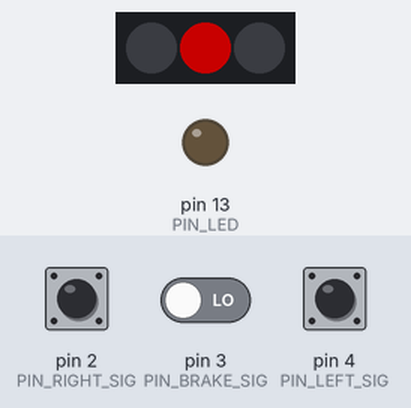
A sketch run on a simulated Arduino Uno, built with avr-gcc and run on an emulated ATmega328P. Parts: 3 RGB LEDs in strip order, left to right, output pins drawn as LEDs (lit = HIGH). The inputs (shaded band) are chosen by the test bench; at power-on: pin 2 (PIN_RIGHT_SIG) LOW, pin 3 (PIN_BRAKE_SIG) LOW, pin 4 (PIN_LEFT_SIG) LOW. Dim RGB values are drawn brighter than linear.

Above: at 1.2 s.
1.3 s: pin 2 (PIN_RIGHT_SIG) pulled HIGH for 3.2 s
At 2.7 s:
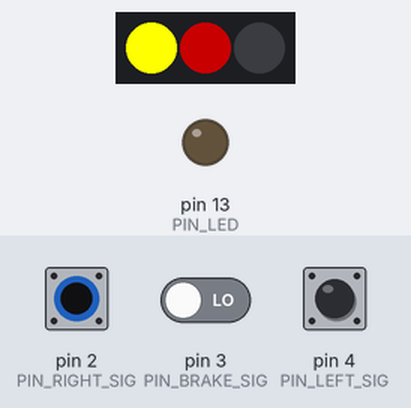
6.0 s: pin 3 (PIN_BRAKE_SIG) driven HIGH
At 6.7 s:
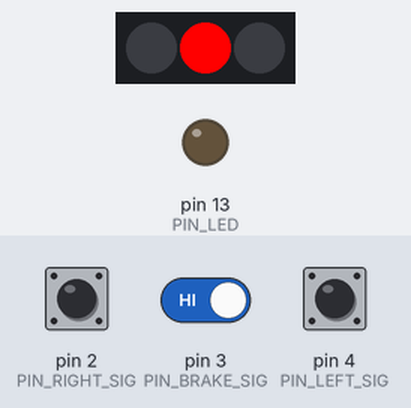
7.5 s: pin 2 (PIN_RIGHT_SIG) pulled HIGH for 1 s
At 8.4 s:
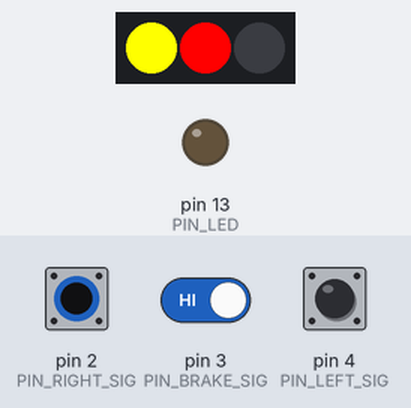
10.0 s: pin 4 (PIN_LEFT_SIG) pulled HIGH for 3.2 s
At 11.7 s:
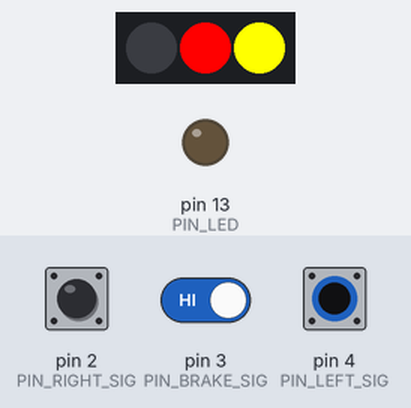
14.7 s: pin 2 (PIN_RIGHT_SIG) driven HIGH and pin 4 (PIN_LEFT_SIG) driven HIGH
At 15.15 s:
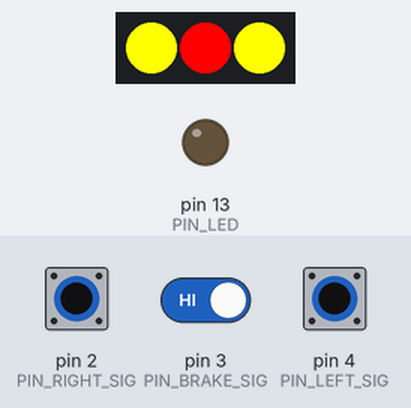
17.7 s: pin 2 (PIN_RIGHT_SIG) driven LOW
Timing chart, 0 to 20.5 s (numbered marks = the images above; inputs shaded):
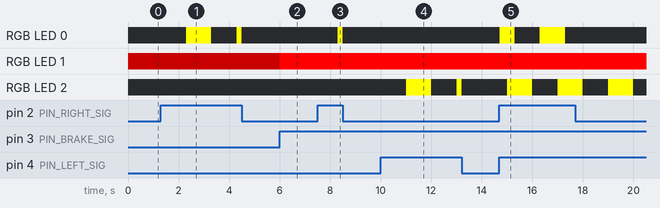

The sketch:

ws2811_test.ino
```cpp
// A simple sketch to proof the use of FastLED and my power supply circuit
//  to drive a single WS2811 led pixel
//
// The base for this sketch is signalDetect.ino.

#include "FastLED.h"

#define PIN_LED 13
#define PIN_LEFT_SIG 4
#define PIN_BRAKE_SIG 3
#define PIN_RIGHT_SIG 2
#define PIN_DATA 12

#define NUM_PIXELS 3
#define LEFT_OUT 2
#define BRAKE_OUT 1
#define RIGHT_OUT 0

#define DELAY 1000


int sigLeft,
    sigBrake,
    sigRight,
    signal = 0,
    previousTime = 0,
    currentTime,
    sigLeftMark = 0,
    sigLeftCurrTime,
    sigLeftSeconds,
    sigRightMark = 0,
    sigRightCurrTime,
    sigRightSeconds,
    i;

CRGB leds[NUM_PIXELS];

void setup() {
    signal = 0;
    pinMode(PIN_LED,OUTPUT);
    pinMode(PIN_LEFT_SIG,INPUT);
    pinMode(PIN_BRAKE_SIG,INPUT);
    pinMode(PIN_RIGHT_SIG,INPUT);
    digitalWrite(PIN_LED,LOW);

    FastLED.addLeds<WS2811, PIN_DATA>(leds, NUM_PIXELS);
}

void loop() {

    previousTime = currentTime;
    currentTime = millis();

    //One var for each signal... replace with ext. interrupts?
    sigLeft = digitalRead(PIN_LEFT_SIG);
    sigBrake = digitalRead(PIN_BRAKE_SIG);
    sigRight = digitalRead(PIN_RIGHT_SIG);

    //Quick-n-dirty brake signal handling
    if (sigBrake) {
        leds[BRAKE_OUT] = CRGB(255,0,0);
    }
    else {
        leds[BRAKE_OUT] = CRGB(100,0,0);
    }

    //Quick and dirty handle of the left turn signal
    if (sigLeft) {

        if(sigLeftMark == 0) sigLeftMark = millis();
        sigLeftCurrTime = millis();
        sigLeftSeconds = (sigLeftCurrTime - sigLeftMark) / 1000;
        if (sigLeftSeconds % 2) {
            leds[LEFT_OUT] = CRGB::Yellow;
        }
        else {
            leds[LEFT_OUT] = CRGB::Black;
        }
    }
    else {
        leds[LEFT_OUT] = CRGB::Black;
    }

    //Right turn handling
    if (sigRight) {

        if(sigRightMark == 0) sigRightMark = millis();
        sigRightCurrTime = millis();
        sigRightSeconds = (sigRightCurrTime - sigRightMark) / 1000;
        if (sigRightSeconds % 2) {
            leds[RIGHT_OUT] = CRGB::Yellow;
        }
        else {
            leds[RIGHT_OUT] = CRGB::Black;
        }
    }
    else {
        leds[RIGHT_OUT] = CRGB::Black;
    }


    //Send the resulting frame to LED data out
    digitalWrite(PIN_LED,signal);
    FastLED.show();
}
```

Measured:
- after the input at 1.3 s, RGB LED 0: off → RGB(255, 255, 0) after 1.0 s, → off 1.0 s later, → RGB(255, 255, 0) 1.0 s later, → off 0.20 s later
- after the input at 6.0 s, RGB LED 1: RGB(100, 0, 0) → RGB(255, 0, 0) at once
- after the input at 7.5 s, RGB LED 0: off → RGB(255, 255, 0) after 0.80 s, → off 0.20 s later
- after the input at 10.0 s, RGB LED 2: off → RGB(255, 255, 0) after 1.0 s, → off 1.0 s later, → RGB(255, 255, 0) 1.0 s later, → off 0.20 s later
- after the input at 14.7 s, RGB LED 0: off → RGB(255, 255, 0) at once, → off 0.60 s later, → RGB(255, 255, 0) 1.0 s later, → off 1.0 s later; RGB LED 2: off → RGB(255, 255, 0) after 0.31 s, → off 1.0 s later, → RGB(255, 255, 0) 1.0 s later
